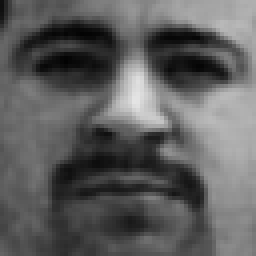
#> input picture lfwcrop_grey/faces/Alejandro_Avila_0001.pgm, 64 x 64 px (shown 4 times larger); its folder holds 4 pictures in this run
$ python Activida5_1Lab2.py
#> lines starting #> are read from the running program, lines starting #| are printed output that depends on the picture
### dataset.py
import os
import urllib.request
import zipfile

import numpy as np
from PIL import Image

DATASET_DIR = os.path.join('lfwcrop_grey', 'faces')
VALID_EXTENSIONS = {'.png', '.jpg', '.jpeg', '.bmp', '.pgm'}


def ensure_dataset():
    if os.path.isdir(DATASET_DIR):
        return

    url = 'http://conradsanderson.id.au/lfwcrop/lfwcrop_grey.zip'
    zip_path = 'lfwcrop_grey.zip'

    print('Descargando dataset...')
    urllib.request.urlretrieve(url, zip_path)

    print('Extrayendo dataset...')
    with zipfile.ZipFile(zip_path, 'r') as zf:
        zf.extractall('.')


def load_images():
    ensure_dataset()

    filenames = []
    images = []

    for filename in os.listdir(DATASET_DIR):
        file_path = os.path.join(DATASET_DIR, filename)

        if not os.path.isfile(file_path):
            continue

        if os.path.splitext(filename)[1].lower() not in VALID_EXTENSIONS:
            continue

        filenames.append(filename)
        images.append(np.array(Image.open(file_path)))

    return filenames, np.array(images)


def build_matrix(images):
    n = 64 * 64
    return images.reshape(len(images), n)

### Activida5_1Lab2.py
import matplotlib.pyplot as plt
from sklearn.decomposition import PCA

from dataset import build_matrix, load_images


def main():
    # Carga las imagenes y las organiza en una matriz para aplicar PCA.
    _, images = load_images()
    X = build_matrix(images)

    # Se ajusta PCA sin limite de componentes para conocer la varianza
    # retenida al acumular cada posible numero de componentes principales.
    pca_full = PCA()
    pca_full.fit(X)

    varianza_acumulada = pca_full.explained_variance_ratio_.cumsum()
    valores_k = range(1, len(varianza_acumulada) + 1)

    # Valores de varianza explicada solicitados en la actividad.
    niveles_varianza = [0.99, 0.75, 0.3]

    # Para cada nivel de varianza, se identifica y muestra el numero minimo
    # de componentes principales k que se deben conservar.
    print("Verificacion del numero de componentes principales retenidos:")
    for nivel in niveles_varianza:
        pca_nivel = PCA(n_components=nivel)
        pca_nivel.fit(X)
        k = pca_nivel.n_components_
        print(f"Para explained_variance = {nivel}, se retienen k = {k} componentes")

    # Grafica la varianza retenida acumulada en funcion de k.
    plt.figure(figsize=(8, 5))
    plt.plot(valores_k, varianza_acumulada, marker="o", markersize=3)
    plt.xlabel("Numero de componentes principales retenidos k")
    plt.ylabel("Varianza retenida acumulada")
    plt.title("Varianza retenida en funcion del numero de componentes principales")
    plt.grid(True)

    # Marca en la grafica el valor de k correspondiente a cada nivel solicitado.
    for nivel in niveles_varianza:
        pca_nivel = PCA(n_components=nivel)
        pca_nivel.fit(X)
        k = pca_nivel.n_components_

        plt.axhline(y=nivel, color="gray", linestyle="--", linewidth=1)
        plt.axvline(x=k, color="gray", linestyle="--", linewidth=1)
        plt.scatter(k, varianza_acumulada[k - 1], color="red")
        plt.text(k, varianza_acumulada[k - 1], f"  k={k}, var={nivel}")

    plt.tight_layout()
    plt.show()
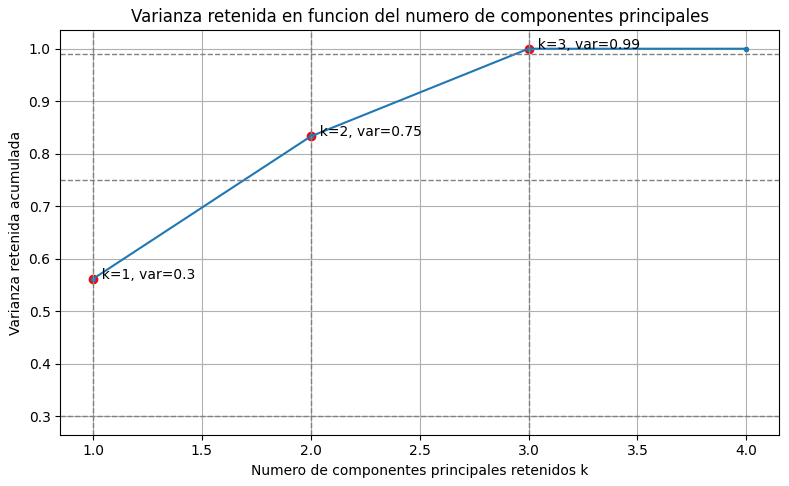
#> figure drawn by matplotlib, 1 panel


if __name__ == "__main__":
    main()
